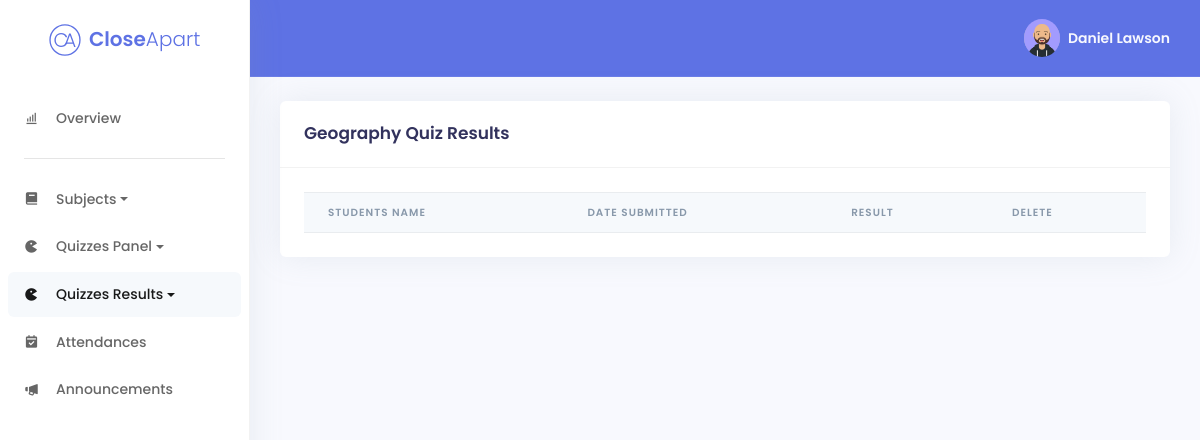
/quizzes/geography/result/geographyresults.php (signed in), run on an earlier commit of the app's database.
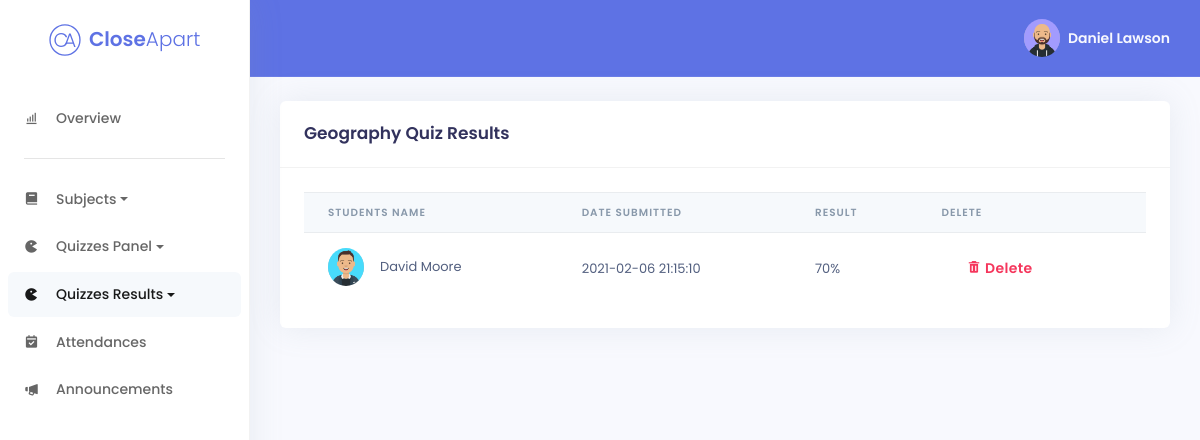
And on a later commit of the database.
### tables this page shows
CREATE TABLE IF NOT EXISTS GeographyResults (
    geography_result_id int(11) NOT NULL AUTO_INCREMENT,
    geography_result_date timestamp NOT NULL DEFAULT CURRENT_TIMESTAMP,
    geography_result_marks int(11) NOT NULL,
    student_fullname varchar(255) NOT NULL,
PRIMARY KEY (geography_result_id));

CREATE TABLE IF NOT EXISTS Students (
student_id SMALLINT(3) NOT NULL AUTO_INCREMENT,
student_fullname VARCHAR(255) NULL DEFAULT NULL,
student_email VARCHAR(255) NULL DEFAULT NULL,
student_password VARCHAR(255) NULL DEFAULT NULL,
student_phone INT(10) ZEROFILL NULL,
student_address VARCHAR(255) NULL,
student_city VARCHAR(255) NULL,
student_country VARCHAR(255) NULL,
student_eircode VARCHAR(255) NULL,
student_bio TEXT NULL,
student_avatar VARCHAR(255) DEFAULT 'david-avataaar.png',
attendance SMALLINT(3) NULL,
attendance_explained SMALLINT(3) NULL,
attendance_unexplained SMALLINT(3) NULL,
class_id INT(11) NOT NULL,
PRIMARY KEY (student_id));

### quizzes/geography/result/resultprocess.php (called while the page is built, shortened)
<?php
class Result {
public function get_results_by_user($student_fullname)
{
    try
    {
        $email = $_SESSION["staff_email"];
        $googleEmail = $_SESSION["email"];
        $conn = new Connection();
        $dbconn = $conn->getConnection();
        $selectQuery = "SELECT * FROM GeographyResults JOIN students USING(student_fullname) JOIN classes USING(class_id) WHERE staff_email='" . $email . $googleEmail . "';";
        $reslts = NULL;
        foreach( $dbconn->query($selectQuery, PDO::FETCH_ASSOC) as $rslt)
        {
            $reslts[] = $rslt;
        }
        return $reslts;
    }
    catch (PDOException $e)
    {
        echo "<script>alert(".$e->getMessage().");</script>";
    }
    catch (Exception $e)
    {
        echo "<script>alert(".$e->getMessage().");</script>";
    }
}
}
?>

### quizzes/geography/result/geographyresults.php (the view, shortened to what the changed rows need)
<?php
require_once("resultprocess.php");
$resultObject = new Result();
$results = $resultObject->get_results_by_user($_SESSION["student_fullname"]);
?>
<!DOCTYPE html>
<html lang="en">
<head>
	<link href='https://unpkg.com/boxicons@2.0.7/css/boxicons.min.css' rel='stylesheet'>
	<link rel="stylesheet" href="../../../assets/css/argon.min.css">
	<link rel="stylesheet" type="text/css" href="https://cdn.datatables.net/1.10.23/css/dataTables.bootstrap4.min.css" />
</head>
<body>
	<div class="main-content">
		<div class="container-fluid mt-4">
			<div class="row">
				<div class="col-xl-12">
					<div class="card">
						<div class="card-body">
							<div class="table-responsive">
								<table id="sorttable" class="table align-items-center table-flush hover stripe" style="border: none; width: 100% !important;">
									<thead class="thead-light">
										<tr>
                      <th scope="col">Students Name</th>
											<th scope="col">Date Submitted</th>
											<th scope="col">Result</th>
											<th scope="col">Delete</th>
										</tr>
									</thead>
									<tbody>
									<?php
										if(isset($results))
										{
										foreach($results as $result)
										{
									?>
										<tr>
											<td class="d-flex align-items-center">
												<span class="avatar avatar-sm rounded-circle mr-3">
													<img src='../../../assets/images/avatars/<?php echo $result['student_avatar'] ?>' />
												</span>
												<?php echo $result["student_fullname"]; ?>
											</td>
											<td>
												<?php echo $result["geography_result_date"]; ?>
											</td>
											<td>
												<?php echo $result["geography_result_marks"]*10; ?>%
											</td>
											<td>
												<div class="d-flex">
													<form class="d-flex" method="POST" action="<?php $_SERVER['PHP_SELF']; ?>">
														<button type="submit" name="delete"
															class="text-danger px-4 py-2 btn text-primary shadow-none"><i class='bx bxs-trash'></i>
															Delete</button>
													</form>
											</td>
										</tr>
										<?php
												}
											}
										?>
									</tbody>
								</table>
							</div>
						</div>
					</div>
				</div>
			</div>
		</div>
</body>
</html>

What changed in the data, as far as the page shows it:
now on this page (row edited): geographyresults: students.student_avatar (picture), student_fullname "David Moore", geography_result_date "2021-02-06 21:15:10", $result['geography_result_marks']*10 "70"
